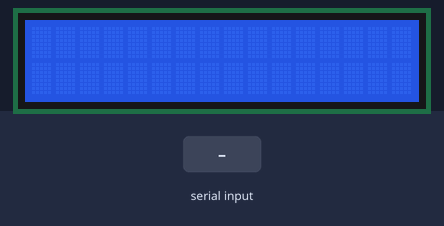
The sketch below on a simulated Arduino Uno, built with avr-gcc and run on an emulated ATmega328P. Parts: 16×2 character LCD. The test bench sets the inputs (shaded band).

Above: at 1.2 s.
1.3 s: byte 30 received over Serial
At 1.7 s:
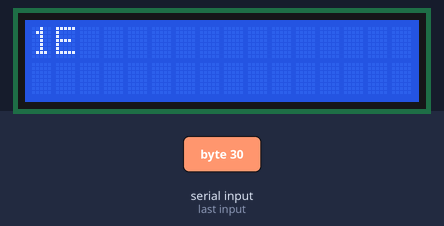
2.8 s: byte 90 received over Serial
At 4.0 s:
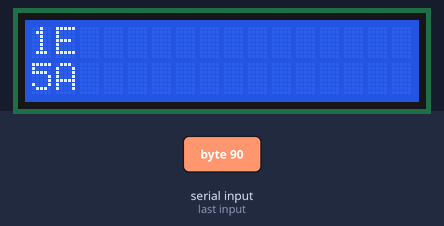
4.3 s: byte 120 received over Serial
At 5.2 s:
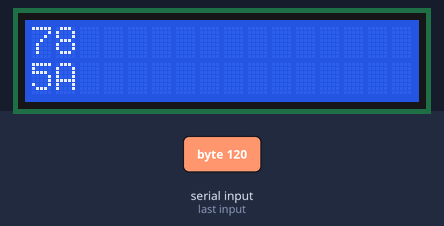
Timing chart, 0 to 7.3 s (numbered marks = the images above; inputs shaded):
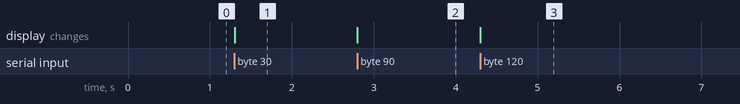

Measured:
- after the input at 1.3 s, the display: changes at once (image 1)
- after the input at 2.8 s, the display: changes at once (image 2)
- after the input at 4.3 s, the display: changes at once (image 3)

The sketch:

midi_test.ino
```cpp
#include <LiquidCrystal.h>
LiquidCrystal lcd(8, 9, 4, 5, 6, 7);

byte commandByte;
byte noteByte;
byte velocityByte;
int row = 0;

bool note = false; // MIDI note on=true, off=false

void setup() {
  // set up the LCD's number of columns and rows:
  lcd.begin(16, 2);
  // Print a message to the LCD.
  lcd.clear();

  Serial.begin(31250);

  cli();//stop interrupts

  //set timer2 interrupt every 128us
  TCCR2A = 0;// set entire TCCR2A register to 0
  TCCR2B = 0;// same for TCCR2B
  TCNT2  = 0;//initialize counter value to 0
  // set compare match register for 7.8khz increments
  OCR2A = 255;// = (16*10^6) / (7812.5*8) - 1 (must be <256)
  // turn on CTC mode
  TCCR2A |= (1 << WGM21);
  // Set CS11 bit for 8 prescaler
  TCCR2B |= (1 << CS11);
  // enable timer compare interrupt
  TIMSK2 |= (1 << OCIE2A);

  sei();//allow interrupts

}


ISR(TIMER2_COMPA_vect) {//checks for incoming midi every 128us
cli();

  switch (Serial.available()) {
    case 1:
      commandByte = Serial.read();
      lcd.setCursor(0, row); row += 1; row %= 2;
      lcd.print(commandByte, HEX); lcd.print(" ");
      break;

    case 2:
      noteByte = Serial.read();//read next byte
      velocityByte = Serial.read();//read final byte
      lcd.setCursor(0, row); row += 1; row %= 2;
      lcd.print(noteByte, HEX); lcd.print(" ");
      lcd.print(velocityByte, HEX);
      break;

    case 3:
      commandByte = Serial.read();
      noteByte = Serial.read();//read next byte
      velocityByte = Serial.read();//read final byte
      lcd.setCursor(0, row); row += 1; row %= 2;
      lcd.print(commandByte, HEX); lcd.print(" ");
      lcd.print(noteByte, HEX); lcd.print(" ");
      lcd.print(velocityByte, HEX);
      break;

    default:
      break;
  }

sei();

}

void loop() {
  //do whatever here
}
```
